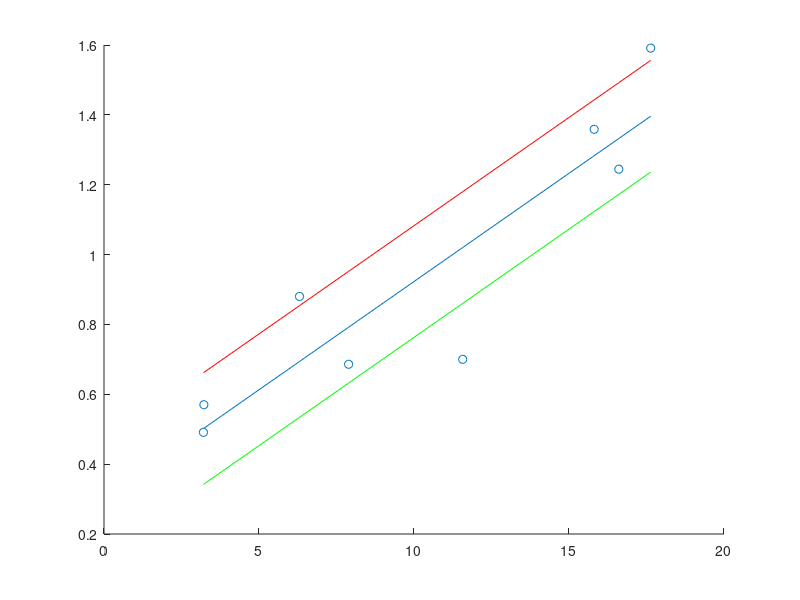

Write the MATLAB code that produced this figure.
% Calculating statistics of Mrsay et al 2014 relationship between temperature and martin coefficient
T = [3.207396553
3.221575832
6.307072028
7.890334762
11.57119299
15.81139008
16.60615869
17.63488904]';
B = [0.491057125
0.570120601
0.880149191
0.685956661
0.700139084
1.35869387
1.244543396
1.591132307
]';
p = polyfit(T,B,1)
msre = sqrt(mean((B-(T.*0.062+0.303)).^2))
figure
scatter(T,B)
hold on
plot(T,T*p(1)+p(2))
plot(T, T*p(1)+p(2)+msre,'r')
plot(T, T*p(1)+p(2)-msre,'g')

